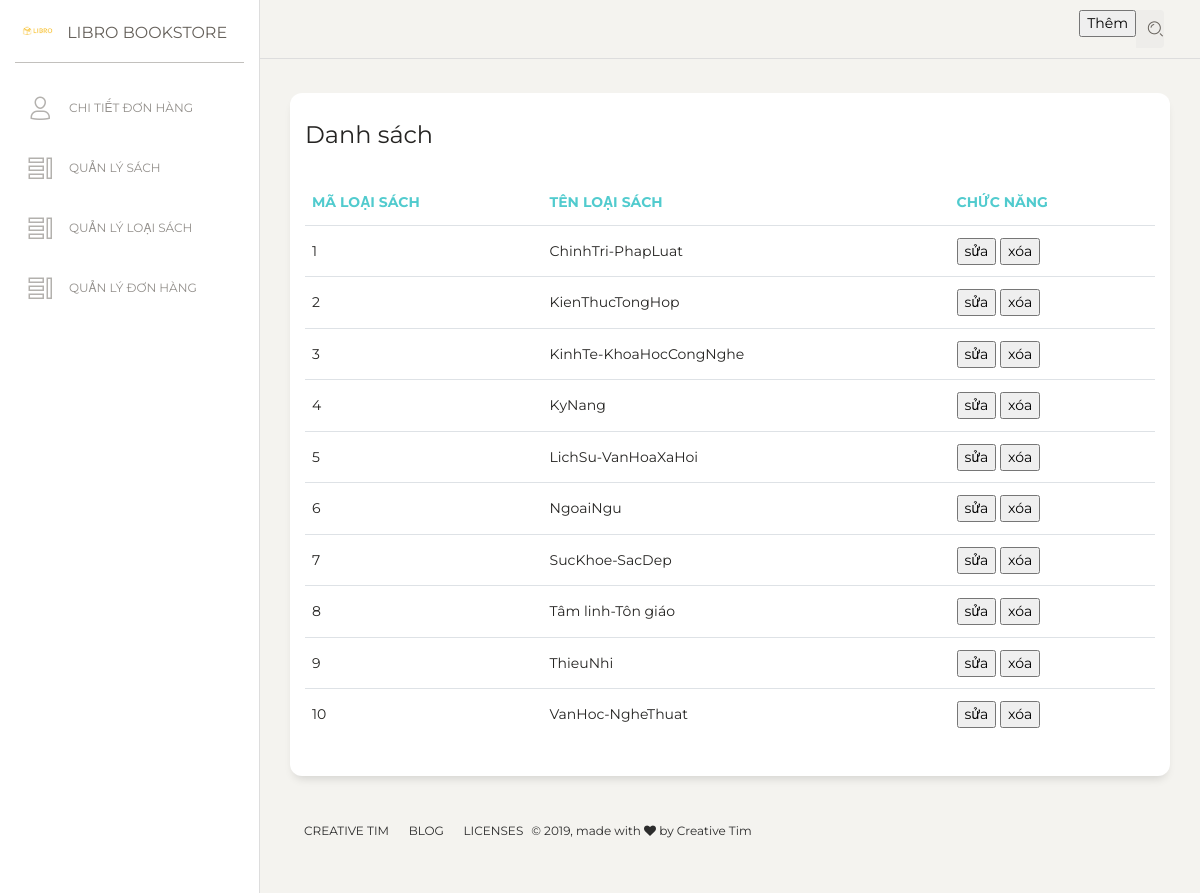
The app's page /?page=admin&dashboard=quanlyloaisach with its own data.
### tables this page shows
CREATE TABLE `productcategories` (
  `id` bigint(10) NOT NULL,
  `name` varchar(500) NOT NULL
);

### index.php (called while the page is built, shortened)
<?php
    require_once SITE_ROOT."/Controller/DirectController.php";
?>

### Config/DBCon.php (called while the page is built, shortened)
<?php
  class DBConnection {
    private $db;
    public function __construct() {
      $host = 'localhost';
      $port = '3306';
      $username = 'root';
      $password = '';
      $dbname = 'libro';
      $this->db = new mysqli($host, $username, $password, $dbname, $port);
      $this->db->set_charset("utf8");
    }
    protected function runQuery(string $sql) {
		  return	$result = $this->db->query($sql);
    }
  }
?>

### Dao/ProductCategoriesDao.php (called while the page is built, shortened)
<?php
require_once SITE_ROOT."/Config/DBCon.php";
require_once SITE_ROOT."/Entity/ProductCategories.php";
class ProductCategoriesDao extends DBConnection
{
	public function getAllProductCategories()
	{
		$result = $this->runQuery("SELECT * FROM productcategories");
		$categoriesList = array();
		while ($row = $result->fetch_assoc())
		{
			$Category = new ProductCategories(
				$row['id'],
				$row['name']
			);
			array_push($categoriesList, $Category);
		}
		return $categoriesList;
	}
}
?>

### Entity/ProductCategories.php (called while the page is built, shortened)
<?php
class ProductCategories
{
    private $id;
    private $name;
    public function __construct( $Id, $Name)
    {
    $this->id = $Id;
    $this->name = $Name;
    }
    public function getId()
    {
    return $this->id;
    }
    public function getName()
    {
    return $this->name;
    }
}
?>

### View/admin/quanlyloaisach.php (the view, shortened to what this page needs)
<!DOCTYPE html>
<html lang="en">
<head>
  <link href="https://maxcdn.bootstrapcdn.com/font-awesome/latest/css/font-awesome.min.css" rel="stylesheet">
  <link href="View/Resource/assets/css/bootstrap.min.css" rel="stylesheet" />
  <link href="View/Resource/assets/css/paper-dashboard.css?v=2.0.0" rel="stylesheet" />
  <link href="View/Resource/assets/demo/demo.css" rel="stylesheet" />
</head>
<body class="">
  <div class="wrapper ">
    <div class="sidebar" data-color="white" data-active-color="danger">
      <div class="logo">
        <a href="http://www.creative-tim.com" class="simple-text logo-mini">
          <div class="logo-image-small">
            <img src="View/Resource/img/logo.png">
          </div>
        </a>
        <a href="http://www.creative-tim.com" class="simple-text logo-normal">
        LIBRO BOOKSTORE
        </a>
      </div>
      <div class="sidebar-wrapper">
        <ul class="nav">
        <li >
            <a href="./chitietdonhang.php">
              <i class="nc-icon nc-single-02"></i>
              <p>Chi tiết đơn hàng</p>
            </a>
          </li>
          <li >
            <a href="?page=admin&dashboard=quanlysach">
              <i class="nc-icon nc-tile-56"></i>
              <p>Quản lý sách</p>
            </a>
          </li>
          <li >
            <a class="active " href="?page=admin&dashboard=quanlyloaisach">
              <i class="nc-icon nc-tile-56"></i>
              <p>Quản lý loại sách</p>
            </a>
          </li>
          <li >
            <a href="?page=admin&dashboard=quanlydonhang">
              <i class="nc-icon nc-tile-56"></i>
              <p>Quản lý đơn hàng</p>
            </a>
          </li>
        </ul>
      </div>
    </div>
    <div class="main-panel">
      <nav class="navbar navbar-expand-lg navbar-absolute fixed-top navbar-transparent">
        <div class="container-fluid">
          <div class="navbar-wrapper">
          </div>
          <div class="collapse navbar-collapse justify-content-end" id="navigation">
            <form>
              <div class="input-group no-border">
                <a href=""><input type="button" value="Thêm"  name="themloaisach"></a>
                <div class="input-group-append">
                  <div class="input-group-text">
                    <i class="nc-icon nc-zoom-split"></i>
                  </div>
                </div>
              </div>
            </form>
          </div>
        </div>
      </nav>
      <div class="content">
        <div class="row">
          <div class="col-md-12">
            <div class="card">
              <div class="card-header">
                <h4 class="card-title"> Danh sách</h4>
              </div>
              <div class="card-body">
                <div class="table-responsive">
                  <table class="table">
                    <thead class=" text-primary">
                      <th>
                        Mã loại sách
                      </th>
                      <th>
                        Tên loại sách
                      </th>
                      <th>
                        Chức năng
                      </th>
                    </thead>
                    <tbody>
                    <?php
                    require_once SITE_ROOT."/Dao/ProductCategoriesDao.php";
                    $list = new ProductCategoriesDao();
                    $list2 = $list->getAllProductCategories();
                    for($i=0; $i<Count($list2); $i++)
                    {
                      ?>
                      <tr>
                            <td><?php echo $list2[$i]->getId(); ?></td>
                            <td><?php echo $list2[$i]->getName(); ?></td>
                            <td><a href=""><input type="button" name="sua" value="sửa" > <input type="button" name="xoa" value="xóa"></a></td>
                      <tr>
                      <?php
                    }
                    ?>
                  </table>
                </div>
              </div>
            </div>
          </div>
      <footer class="footer footer-black  footer-white ">
        <div class="container-fluid">
          <div class="row">
            <nav class="footer-nav">
              <ul>
                <li>
                  <a href="https://www.creative-tim.com" target="_blank">Creative Tim</a>
                </li>
                <li>
                  <a href="http://blog.creative-tim.com/" target="_blank">Blog</a>
                </li>
                <li>
                  <a href="https://www.creative-tim.com/license" target="_blank">Licenses</a>
                </li>
              </ul>
            </nav>
            <div class="credits ml-auto">
              <span class="copyright">
                ©
                , made with <i class="fa fa-heart heart"></i> by Creative Tim
              </span>
            </div>
          </div>
        </div>
      </footer>
    </div>
  </div>
</body>
</html>

### records on screen
productcategories: id "1", name "ChinhTri-PhapLuat"
productcategories: id "2", name "KienThucTongHop"
productcategories: id "3", name "KinhTe-KhoaHocCongNghe"
productcategories: id "4", name "KyNang"
productcategories: id "5", name "LichSu-VanHoaXaHoi"
productcategories: id "6", name "NgoaiNgu"
productcategories: id "7", name "SucKhoe-SacDep"
productcategories: id "8", name "Tâm linh-Tôn giáo"
productcategories: id "9", name "ThieuNhi"
productcategories: id "10", name "VanHoc-NgheThuat"
